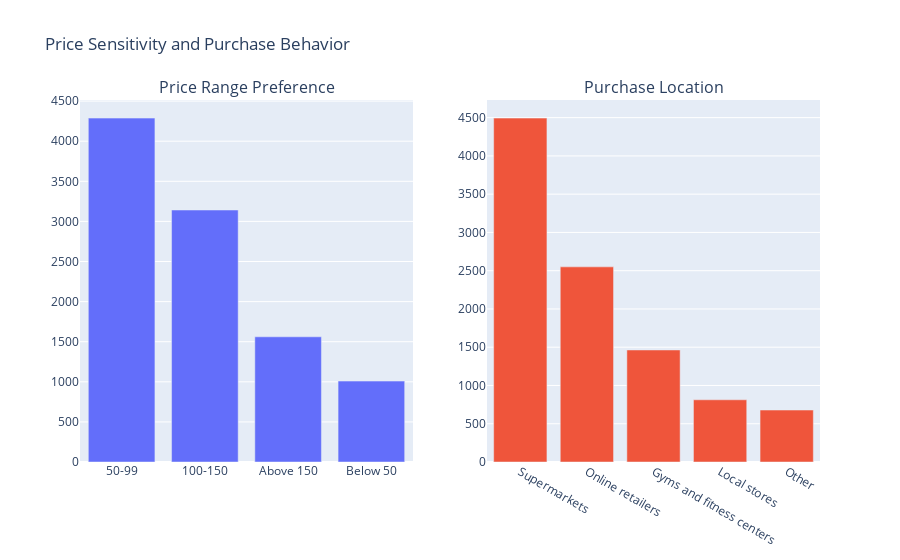

The notebook cell this image was saved under:
### Code cell
# Price Sensitivity and Purchase Behavior
price_range = data['Price_range'].value_counts()
purchase_location = data['Purchase_location'].value_counts()

# Visualization
fig = make_subplots(rows=1, cols=2, subplot_titles=('Price Range Preference', 'Purchase Location'))

fig.add_trace(go.Bar(x=price_range.index, y=price_range.values, name='Price Range Preference'), row=1, col=1)
fig.add_trace(go.Bar(x=purchase_location.index, y=purchase_location.values, name='Purchase Location'), row=1, col=2)

fig.update_layout(title_text='Price Sensitivity and Purchase Behavior', showlegend=False)
fig.show()

### Figure 1 — Plotly figure (JSON) as saved in the notebook; plotly's stock layout.template omitted (floating-point values rounded to 4 significant figures)
{"data": [{"name": "Price Range Preference", "type": "bar", "x": ["50-99", "100-150", "Above 150", "Below 50"], "xaxis": "x", "y": [4288, 3142, 1561, 1009], "yaxis": "y"}, {"name": "Purchase Location", "type": "bar", "x": ["Supermarkets", "Online retailers", "Gyms and fitness centers", "Local stores", "Other"], "xaxis": "x2", "y": [4494, 2550, 1464, 813, 679], "yaxis": "y2"}], "layout": {"annotations": [{"font": {"size": 16}, "showarrow": false, "text": "Price Range Preference", "x": 0.225, "xanchor": "center", "xref": "paper", "y": 1, "yanchor": "bottom", "yref": "paper"}, {"font": {"size": 16}, "showarrow": false, "text": "Purchase Location", "x": 0.775, "xanchor": "center", "xref": "paper", "y": 1, "yanchor": "bottom", "yref": "paper"}], "showlegend": false, "title": {"text": "Price Sensitivity and Purchase Behavior"}, "xaxis": {"anchor": "y", "domain": [0, 0.45]}, "xaxis2": {"anchor": "y2", "domain": [0.55, 1]}, "yaxis": {"anchor": "x", "domain": [0, 1]}, "yaxis2": {"anchor": "x2", "domain": [0, 1]}}}
